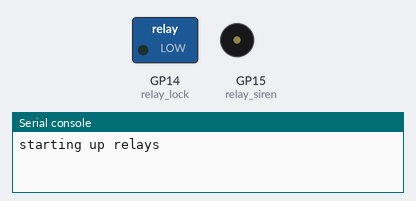
This program was run on a simulated Raspberry Pi Pico running MicroPython. Shown: switched loads named in the program (green lamp = pin HIGH), buzzer (waves = sounding, pin HIGH), the last lines printed to the serial console. At 17.0 s the program stops and its outputs stay as they are.

Above: at 0.5 s.
At 1.5 s:
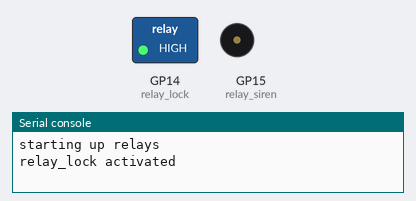
At 2.5 s:
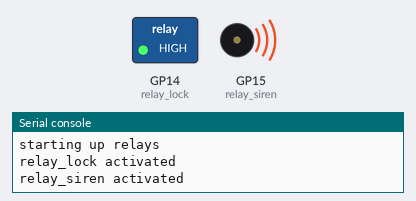
At 4.0 s:
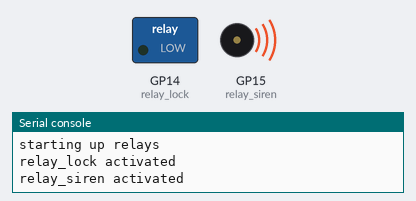
Timing chart, 0 to 7.8 s (numbered marks = the images above):
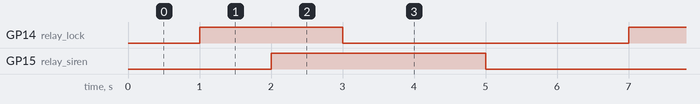

The program:

relay_test.py
```python
# THIS IS FOR TESTING RELAYS
# You will hear them click to signal a change.
# Make sure you wire the external circuit up correctly so that if they are powered, the lock is either on or off.

# Import necessary modules
import time
from machine import Pin

# Pin setup
relay_lock = Pin(14, Pin.OUT) #Note make sure to wire this correctly so if pico crashes it releases relay!
relay_siren = Pin(15, Pin.OUT)

# Variables
startupcount = 0

# set inital relay values
relay_lock.value(0)
relay_siren.value(0)

while True:
    print('starting up relays')
    time.sleep(1)
    relay_lock.value(1)
    print('relay_lock activated')
    time.sleep(1)
    relay_siren.value(1)
    print('relay_siren activated')
    time.sleep(1)
    relay_lock.value(0)
    time.sleep(1)
    print('relay_lock deactivated')
    time.sleep(1)
    relay_siren.value(0)
    print('relay_siren deactivated')
    time.sleep(1)
    startupcount += 1
    if startupcount == 2:
        print('startupcount hit 2 program close')
        time.sleep(5)
        break
```

Measured:
- by itself, GP14 (relay_lock): alternates HIGH for 2.0 s and LOW for 4.0 s, 4 changes in all, then stays LOW
- by itself, GP15 (relay_siren): alternates HIGH for 3.0 s and LOW for 3.0 s, 4 changes in all, then stays LOW
